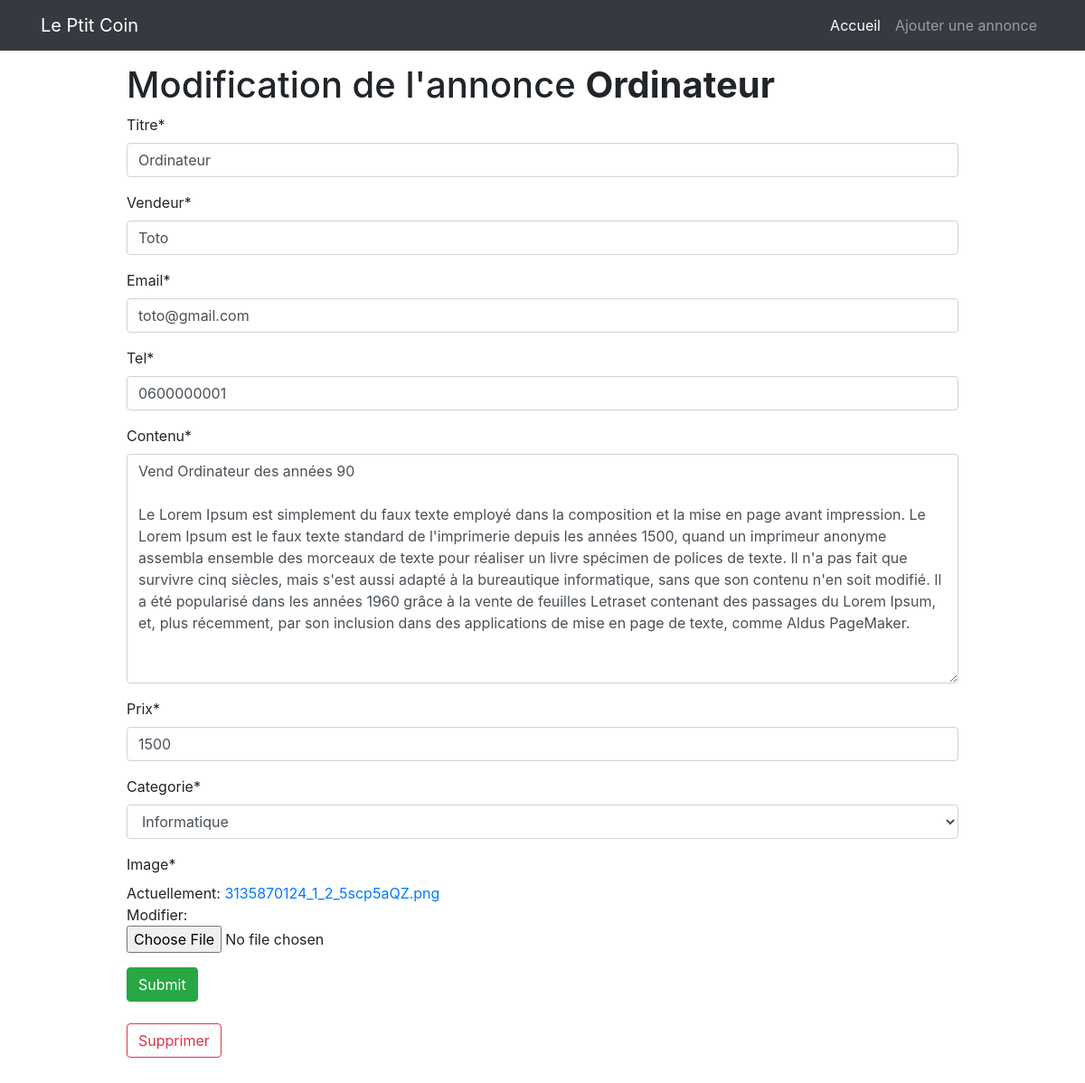
The app's page /annonce/modification/13 with its own data.
### annonce/models.py (models this page shows, shortened)
class Annonces(models.Model):
    titre = models.CharField(max_length=100)
    vendeur = models.CharField(max_length=42)
    email = models.CharField(max_length=100)
    tel = models.CharField(max_length=15)
    contenu = models.TextField(null=True)
    prix = models.IntegerField()
    date = models.DateTimeField(default=timezone.now)
    categorie = models.ForeignKey('Categorie', on_delete=models.CASCADE)
    image = models.ImageField()
    class Meta:
        verbose_name = "annonce"
        ordering = ['date']

### annonce/views.py (the view)
# urls.py: path('modification/<int:id>', views.annonce_update, name="annonce_update"),
def annonce_update(request, id):
    annonce = get_object_or_404(Annonces, id=id)
    form = AnnonceForm(request.POST or None, request.FILES or None, instance=annonce)
    if form.is_valid():
        form.save()
        messages.add_message(request, messages.SUCCESS, 'Annonce modifiée !')
        return redirect('annonce_update', id)
    return render(request, 'annonce/update.html', locals())

### annonce/forms.py
class AnnonceForm(forms.ModelForm):
    class Meta:
        model = Annonces
        fields = '__all__'
        exclude = ('date',)

### annonce/models.py (called while the page is built)
    def __str__(self):
        return self.nom

### annonce/templates/annonce/update.html
{% extends 'base.html' %}
{% block body %}
    <h1>Modification de l'annonce <b>{{ annonce.titre }}</b></h1>
    {% include 'annonce/form.html' %}
    <br/>
    <a href="{% url 'annonce_remove' annonce.id %}" class="btn btn-outline-danger" onclick="return confirm('Etes-vous sûr de vouloir supprimer cette annonce ?');">Supprimer</a>
{% endblock %}

### annonce/templates/annonce/form.html (shortened to what this page needs)
{% load crispy_forms_tags %}
<form action="" method="post" enctype="multipart/form-data">
    {{ form|crispy }}
    <input class="btn btn-success" type="submit"/>
</form>

### static/css/blog-home.css (style rules this page uses)
body { padding-top: 70px; }

### records on screen
Annonces: titre "Ordinateur", vendeur "Toto", email "toto@gmail.com", tel "0600000001", contenu "Vend Ordinateur des années 90 Le Lorem Ipsum est simplement du faux texte employé dans la composition et la mise en page avant impression. Le Lorem Ipsum est le faux texte standard de l'imprimerie depuis les années 1500, quand un imprimeur anonyme assembla ensemble des morceaux de texte pour réaliser un livre spécimen de polices de texte. Il n'a pas fait que survivre cinq siècles, mais s'est aussi adapté à la bureautique informatique, sans que son contenu n'en soit modifié. Il a été popularisé dans les années 1960 grâce à la vente de feuilles Letraset contenant des passages du Lorem Ipsum, et, plus récemment, par son inclusion dans des applications de mise en page de texte, comme Aldus…", prix "1500", categorie "Informatique"
